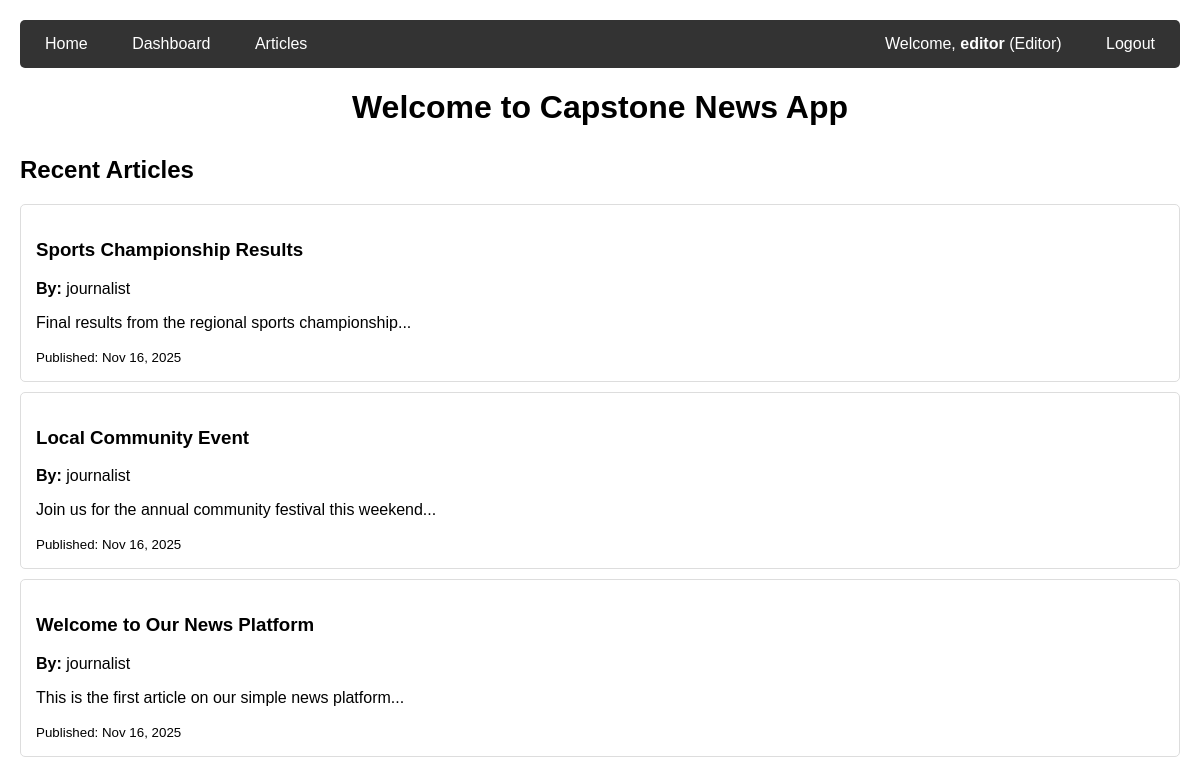
Screenshot of / (signed in) with the database file from the repository.
### news/models.py (models this page shows, shortened)
class UserProfile(models.Model):
    ROLE_CHOICES = [
        ('reader', 'Reader'),
        ('journalist', 'Journalist'),
        ('editor', 'Editor'),
    ]
    user = models.OneToOneField(User, on_delete=models.CASCADE)
    role = models.CharField(max_length=20, choices=ROLE_CHOICES, default='reader')
    subscribed_publishers = models.ManyToManyField(Publisher, blank=True)
    subscribed_journalists = models.ManyToManyField(User, blank=True, related_name='subscribers')

class Article(models.Model):
    title = models.CharField(max_length=200)
    content = models.TextField()
    author = models.ForeignKey(User, on_delete=models.CASCADE)
    publisher = models.ForeignKey(Publisher, on_delete=models.CASCADE, null=True, blank=True)
    created_at = models.DateTimeField(auto_now_add=True)
    is_approved = models.BooleanField(default=False)
    is_published = models.BooleanField(default=False)

### news/views.py (the view)
# urls.py: path('', news_views.home, name='home'),
def home(request):
    recent_articles = Article.objects.filter(is_published=True).order_by('-created_at')[:5]
    return render(request, 'home.html', {'articles': recent_articles})

### news_app/templates/home.html (shortened to what this page needs)
{% extends 'base.html' %} {% block content %}
<div style="text-align: center; margin-bottom: 30px">
  <h1>Welcome to Capstone News App</h1>
</div>
<h2>Recent Articles</h2>
{% for article in articles %}
<div class="article">
  <h3>{{ article.title }}</h3>
  <p><strong>By:</strong> {{ article.author.username }}</p>
  <p>{{ article.content|truncatewords:30 }}</p>
  <small>Published: {{ article.created_at|date:"M d, Y" }}</small>
</div>
{% endfor %} {% endblock %}

### news_app/templates/base.html (shortened to what this page needs)
<!DOCTYPE html>
<html>
  <head>
  </head>
  <body>
    <div class="navbar">
      <div class="nav-left">
        <a href="{% url 'home' %}">Home</a>
        {% if user.is_authenticated %}
        <a href="{% url 'dashboard' %}">Dashboard</a>
        <a href="{% url 'articles' %}">Articles</a>
        {% endif %}
      </div>
      <div class="nav-right">
        {% if user.is_authenticated %}
        <span class="user-info">
          Welcome, <strong>{{ user.username }}</strong>
          ({{ user.userprofile.role|title }})
        </span>
        <a href="{% url 'logout' %}">Logout</a>
        {% else %}
        <a href="{% url 'login' %}">Login</a>
        {% endif %}
      </div>
    </div>
     {% block content %} {% endblock %}
  </body>
</html>

### news_app/templates/base.html (style rules this page uses)
body { font-family: Arial, sans-serif; margin: 0; padding: 20px; }
.navbar { background: #333; padding: 15px; margin-bottom: 20px; border-radius: 5px; display: flex; justify-content: space-between; align-items: center; }
.nav-left a { color: white; text-decoration: none; margin-right: 20px; padding: 5px 10px; }
.nav-right { color: white; }
.nav-right a { color: white; text-decoration: none; margin-left: 15px; padding: 5px 10px; }
.article { border: 1px solid #ddd; padding: 15px; margin: 10px 0; border-radius: 5px; }
.user-info { margin-right: 15px; }

### rows the page displays
Article: title "Sports Championship Results", author.username "journalist", content "Final results from the regional sports championship...", created_at "Nov 16, 2025"
Article: title "Local Community Event", author.username "journalist", content "Join us for the annual community festival this weekend...", created_at "Nov 16, 2025"
Article: title "Welcome to Our News Platform", author.username "journalist", content "This is the first article on our simple news platform...", created_at "Nov 16, 2025"

### other values shown
{{ user.username }} "editor"
{{ user.userprofile.role|title }} "Editor"
